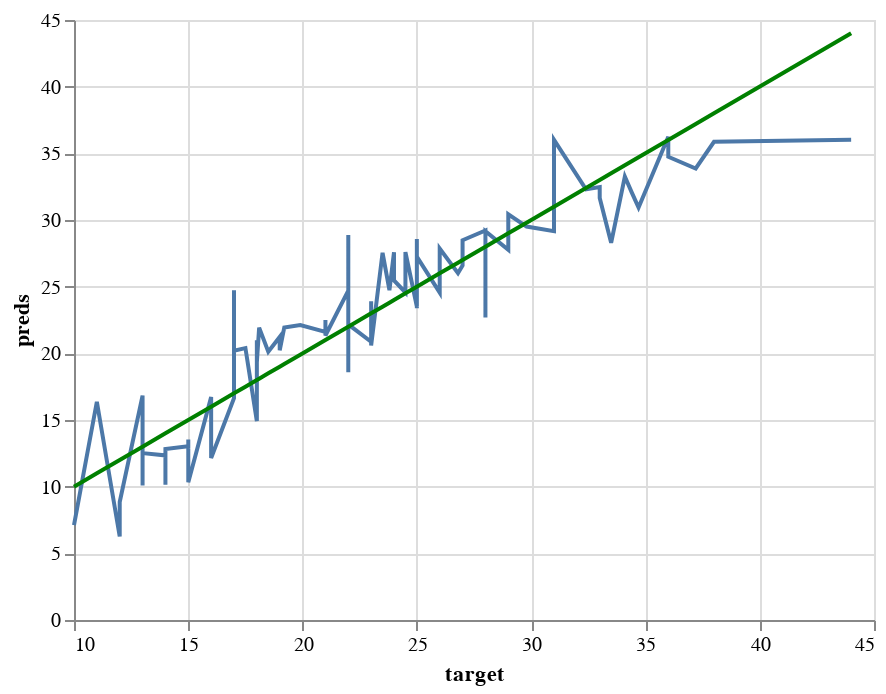

Notebook cell for this chart:
### Code cell
# Solution
perfect_test = alt.Chart(pd.DataFrame({'target': y_test, 'preds': y_test})).mark_line(color='green').encode(
    x='target',
    y='preds'
)

pred_chart_test = alt.Chart(pd.DataFrame({'target': y_test, 'preds': y_test_preds})).mark_line().encode(
    x='target',
    y='preds'
  )

pred_chart_test + perfect_test

### Figure 1 — Vega-Lite specification as saved in the notebook (floating-point values rounded to 4 significant figures)
{"config": {"view": {"continuousWidth": 400, "continuousHeight": 300}}, "layer": [{"data": {"name": "data-eade36c44cf0fc25515a9f37ceeb1598"}, "mark": "line", "encoding": {"x": {"field": "target", "type": "quantitative"}, "y": {"field": "preds", "type": "quantitative"}}}, {"data": {"name": "data-01cbfc20fcc4c39e7c1ec79cb2f345ff"}, "mark": {"type": "line", "color": "green"}, "encoding": {"x": {"field": "target", "type": "quantitative"}, "y": {"field": "preds", "type": "quantitative"}}}], "$schema": "https://vega.github.io/schema/vega-lite/v4.17.0.json", "datasets": {"data-eade36c44cf0fc25515a9f37ceeb1598": [{"target": 33.0, "preds": 32.47}, {"target": 28.0, "preds": 29.22}, {"target": 19.0, "preds": 21.23}, {"target": 13.0, "preds": 16.83}, {"target": 14.0, "preds": 12.35}, {"target": 27.0, "preds": 26.59}, {"target": 24.0, "preds": 27.58}, {"target": 13.0, "preds": 10.09}, {"target": 17.0, "preds": 16.64}, {"target": 21.0, "preds": 21.61}, {"target": 15.0, "preds": 13.04}, {"target": 38.0, "preds": 35.87}, {"target": 26.0, "preds": 24.55}, {"target": 15.0, "preds": 13.54}, {"target": 25.0, "preds": 23.51}, {"target": 12.0, "preds": 6.265}, {"target": 31.0, "preds": 29.16}, {"target": 17.0, "preds": 24.74}, {"target": 16.0, "preds": 16.73}, {"target": 31.0, "preds": 36.01}, {"target": 22.0, "preds": 24.71}, {"target": 22.0, "preds": 18.58}, {"target": 22.0, "preds": 28.87}, {"target": 33.5, "preds": 28.29}, {"target": 18.0, "preds": 14.92}, {"target": 44.0, "preds": 36.01}, {"target": 26.0, "preds": 26.45}, {"target": 24.5, "preds": 24.57}, {"target": 18.1, "preds": 21.93}, {"target": 12.0, "preds": 8.846}, {"target": 27.0, "preds": 28.13}, {"target": 36.0, "preds": 36.25}, {"target": 23.0, "preds": 20.87}, {"target": 24.0, "preds": 25.47}, {"target": 37.2, "preds": 33.86}, {"target": 16.0, "preds": 12.23}, {"target": 21.0, "preds": 22.5}, {"target": 19.2, "preds": 21.94}, {"target": 16.0, "preds": 12.15}, {"target": 29.0, "preds": 27.77}, {"target": 26.8, "preds": 26.02}, {"target": 27.0, "preds": 28.48}, {"target": 18.0, "preds": 20.98}, {"target": 10.0, "preds": 7.109}, {"target": 23.0, "preds": 23.9}, {"target": 36.0, "preds": 34.74}, {"target": 26.0, "preds": 27.86}, {"target": 25.0, "preds": 25.21}, {"target": 25.0, "preds": 23.39}, {"target": 25.0, "preds": 28.58}, {"target": 22.0, "preds": 22.17}, {"target": 34.1, "preds": 33.26}, {"target": 32.4, "preds": 32.31}, {"target": 13.0, "preds": 11.14}, {"target": 23.5, "preds": 27.54}, {"target": 14.0, "preds": 10.14}, {"target": 18.5, "preds": 20.12}, {"target": 29.8, "preds": 29.51}, {"target": 28.0, "preds": 22.69}, {"target": 19.0, "preds": 20.23}, {"target": 11.0, "preds": 16.37}, {"target": 33.0, "preds": 31.65}, {"target": 23.0, "preds": 23.55}, {"target": 21.0, "preds": 21.34}, {"target": 23.0, "preds": 20.6}, {"target": 25.0, "preds": 24.89}, {"target": 23.8, "preds": 24.74}, {"target": 34.4, "preds": 32.07}, {"target": 24.5, "preds": 27.59}, {"target": 13.0, "preds": 12.52}, {"target": 34.7, "preds": 30.94}, {"target": 14.0, "preds": 12.83}, {"target": 15.0, "preds": 10.33}, {"target": 18.0, "preds": 19.32}, {"target": 25.0, "preds": 27.25}, {"target": 19.9, "preds": 22.12}, {"target": 17.5, "preds": 20.4}, {"target": 28.0, "preds": 29.16}, {"target": 29.0, "preds": 30.43}, {"target": 17.0, "preds": 20.2}], "data-01cbfc20fcc4c39e7c1ec79cb2f345ff": [{"target": 33.0, "preds": 33.0}, {"target": 28.0, "preds": 28.0}, {"target": 19.0, "preds": 19.0}, {"target": 13.0, "preds": 13.0}, {"target": 14.0, "preds": 14.0}, {"target": 27.0, "preds": 27.0}, {"target": 24.0, "preds": 24.0}, {"target": 13.0, "preds": 13.0}, {"target": 17.0, "preds": 17.0}, {"target": 21.0, "preds": 21.0}, {"target": 15.0, "preds": 15.0}, {"target": 38.0, "preds": 38.0}, {"target": 26.0, "preds": 26.0}, {"target": 15.0, "preds": 15.0}, {"target": 25.0, "preds": 25.0}, {"target": 12.0, "preds": 12.0}, {"target": 31.0, "preds": 31.0}, {"target": 17.0, "preds": 17.0}, {"target": 16.0, "preds": 16.0}, {"target": 31.0, "preds": 31.0}, {"target": 22.0, "preds": 22.0}, {"target": 22.0, "preds": 22.0}, {"target": 22.0, "preds": 22.0}, {"target": 33.5, "preds": 33.5}, {"target": 18.0, "preds": 18.0}, {"target": 44.0, "preds": 44.0}, {"target": 26.0, "preds": 26.0}, {"target": 24.5, "preds": 24.5}, {"target": 18.1, "preds": 18.1}, {"target": 12.0, "preds": 12.0}, {"target": 27.0, "preds": 27.0}, {"target": 36.0, "preds": 36.0}, {"target": 23.0, "preds": 23.0}, {"target": 24.0, "preds": 24.0}, {"target": 37.2, "preds": 37.2}, {"target": 16.0, "preds": 16.0}, {"target": 21.0, "preds": 21.0}, {"target": 19.2, "preds": 19.2}, {"target": 16.0, "preds": 16.0}, {"target": 29.0, "preds": 29.0}, {"target": 26.8, "preds": 26.8}, {"target": 27.0, "preds": 27.0}, {"target": 18.0, "preds": 18.0}, {"target": 10.0, "preds": 10.0}, {"target": 23.0, "preds": 23.0}, {"target": 36.0, "preds": 36.0}, {"target": 26.0, "preds": 26.0}, {"target": 25.0, "preds": 25.0}, {"target": 25.0, "preds": 25.0}, {"target": 25.0, "preds": 25.0}, {"target": 22.0, "preds": 22.0}, {"target": 34.1, "preds": 34.1}, {"target": 32.4, "preds": 32.4}, {"target": 13.0, "preds": 13.0}, {"target": 23.5, "preds": 23.5}, {"target": 14.0, "preds": 14.0}, {"target": 18.5, "preds": 18.5}, {"target": 29.8, "preds": 29.8}, {"target": 28.0, "preds": 28.0}, {"target": 19.0, "preds": 19.0}, {"target": 11.0, "preds": 11.0}, {"target": 33.0, "preds": 33.0}, {"target": 23.0, "preds": 23.0}, {"target": 21.0, "preds": 21.0}, {"target": 23.0, "preds": 23.0}, {"target": 25.0, "preds": 25.0}, {"target": 23.8, "preds": 23.8}, {"target": 34.4, "preds": 34.4}, {"target": 24.5, "preds": 24.5}, {"target": 13.0, "preds": 13.0}, {"target": 34.7, "preds": 34.7}, {"target": 14.0, "preds": 14.0}, {"target": 15.0, "preds": 15.0}, {"target": 18.0, "preds": 18.0}, {"target": 25.0, "preds": 25.0}, {"target": 19.9, "preds": 19.9}, {"target": 17.5, "preds": 17.5}, {"target": 28.0, "preds": 28.0}, {"target": 29.0, "preds": 29.0}, {"target": 17.0, "preds": 17.0}]}}
